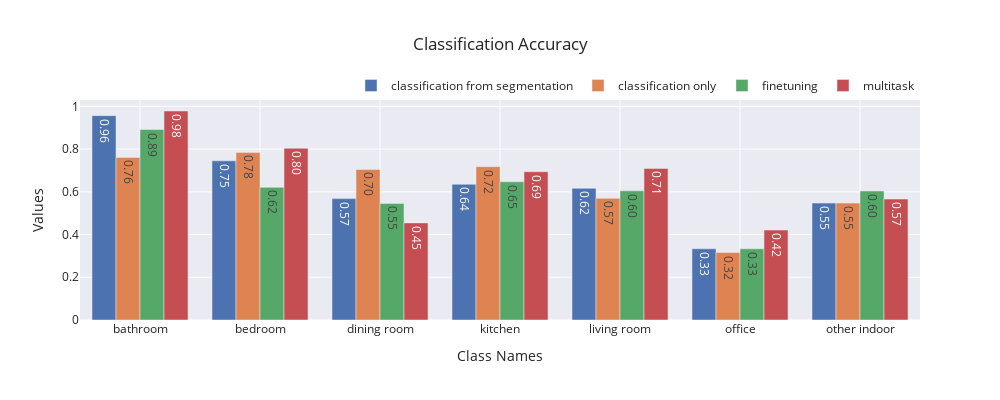

The cell this chart's notebook holds for it:
### Code cell
x, rows = get_values("Accuracy", classification_values)

names =['classification from segmentation',
 'classification only',
 'finetuning',
 'multitask',] 

plot_bar(x, rows[:4], names, "Class Names", "Values", "Classification Accuracy")

### Figure 1 — Plotly figure (JSON) as saved in the notebook; plotly's stock layout.template omitted (floating-point values rounded to 4 significant figures)
{"data": [{"name": "classification from segmentation", "text": ["0.96", "0.75", "0.57", "0.64", "0.62", "0.33", "0.55"], "type": "bar", "x": ["bathroom", "bedroom", "dining room", "kitchen", "living room", "office", "other indoor"], "y": [0.9565, 0.7451, 0.5682, 0.6353, 0.6163, 0.3333, 0.5472]}, {"name": "classification only", "text": ["0.76", "0.78", "0.70", "0.72", "0.57", "0.32", "0.55"], "type": "bar", "x": ["bathroom", "bedroom", "dining room", "kitchen", "living room", "office", "other indoor"], "y": [0.7609, 0.7843, 0.7045, 0.7176, 0.5698, 0.3158, 0.5472]}, {"name": "finetuning", "text": ["0.89", "0.62", "0.55", "0.65", "0.60", "0.33", "0.60"], "type": "bar", "x": ["bathroom", "bedroom", "dining room", "kitchen", "living room", "office", "other indoor"], "y": [0.8913, 0.6209, 0.5455, 0.6471, 0.6047, 0.3333, 0.6038]}, {"name": "multitask", "text": ["0.98", "0.80", "0.45", "0.69", "0.71", "0.42", "0.57"], "type": "bar", "x": ["bathroom", "bedroom", "dining room", "kitchen", "living room", "office", "other indoor"], "y": [0.9783, 0.8039, 0.4545, 0.6941, 0.7093, 0.4211, 0.566]}], "layout": {"autosize": false, "barmode": "group", "height": 400, "legend": {"orientation": "h", "x": 1, "xanchor": "right", "y": 1, "yanchor": "bottom"}, "title": {"text": "Classification Accuracy"}, "width": 1000, "xaxis": {"title": {"text": "Class Names"}}, "yaxis": {"title": {"text": "Values"}}}}
